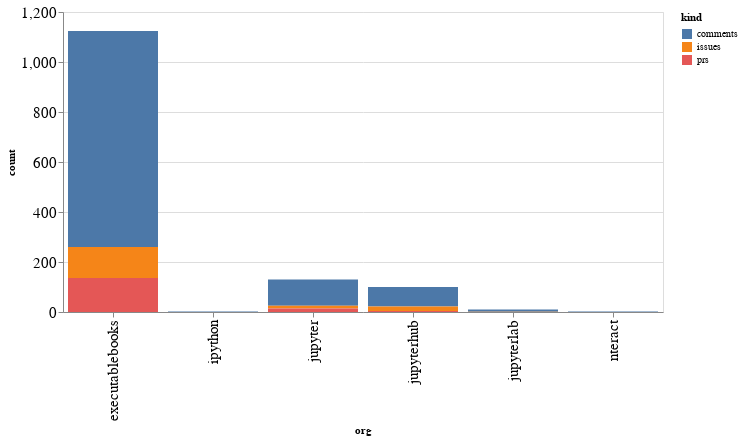

Here is the notebook cell this chart was saved with:
### Code cell
alt.Chart(org_summaries, width=600).mark_bar().encode(
    x='org',
    y='count',
    color='kind',
    tooltip="org"
)

### Figure 1 — Vega-Lite specification as saved in the notebook (floating-point values rounded to 4 significant figures)
{"config": {"axisLeft": {"labelFontSize": 15}, "axisBottom": {"labelFontSize": 15}}, "data": {"name": "data-4c9de0e27c5cc247659cc92af4e0d917"}, "mark": "bar", "encoding": {"color": {"type": "nominal", "field": "kind"}, "tooltip": {"type": "nominal", "field": "org"}, "x": {"type": "nominal", "field": "org"}, "y": {"type": "quantitative", "field": "count"}}, "width": 600, "$schema": "https://vega.github.io/schema/vega-lite/v4.8.1.json", "datasets": {"data-4c9de0e27c5cc247659cc92af4e0d917": [{"org": "executablebooks", "kind": "comments", "count": 864}, {"org": "executablebooks", "kind": "issues", "count": 124}, {"org": "executablebooks", "kind": "prs", "count": 136}, {"org": "ipython", "kind": "comments", "count": 2}, {"org": "jupyter", "kind": "comments", "count": 105}, {"org": "jupyter", "kind": "issues", "count": 11}, {"org": "jupyter", "kind": "prs", "count": 14}, {"org": "jupyterhub", "kind": "comments", "count": 78}, {"org": "jupyterhub", "kind": "issues", "count": 18}, {"org": "jupyterhub", "kind": "prs", "count": 4}, {"org": "jupyterlab", "kind": "comments", "count": 9}, {"org": "jupyterlab", "kind": "issues", "count": 1}, {"org": "nteract", "kind": "comments", "count": 2}]}}
